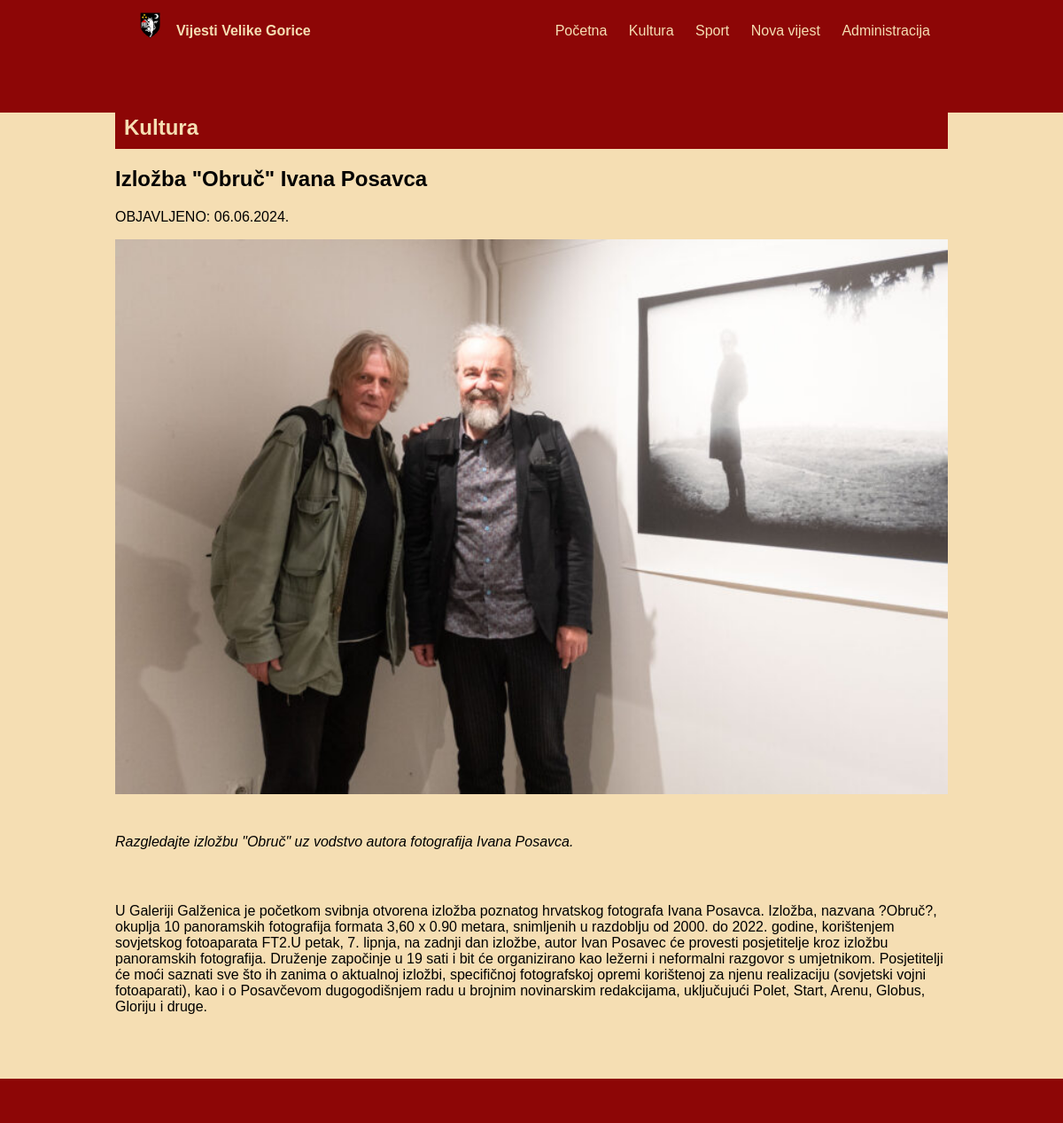
Screenshot of /clanak.php?id=26 with the database file from the repository.
### tables this page shows
CREATE TABLE `vijesti` (
  `id` int(11) NOT NULL,
  `datum` varchar(32) NOT NULL,
  `naslov` varchar(100) NOT NULL,
  `sazetak` text NOT NULL,
  `tekst` text NOT NULL,
  `slika` varchar(64) NOT NULL,
  `kategorija` varchar(64) NOT NULL,
  `arhiva` tinyint(1) NOT NULL
);

### clanak.php (the view, shortened to what this page needs)
<!DOCTYPE html>
<html lang="hr">
<head>
    <link rel="stylesheet" href="styles.css">
</head>
<body>
    <header>
        <div class="head_div">
            <div class="logo">
                <img src="img/logo.png">
                <p>Vijesti Velike Gorice</p>
            </div>
            <nav>
                <a href="index.php">Početna</a>
                <a href="kategorija.php?id=Kultura">Kultura</a>
                <a href="kategorija.php?id=Sport">Sport</a>
                <a href="login.php?id=unos">Nova vijest</a>
                <a href="login.php?id=administracija">Administracija</a>
            </nav>
        </div>
    </header>
    <?php
        include 'connect.php';
        if (isset($_GET['id'])) {
            $id = $_GET['id'];
            $query = "SELECT * FROM vijesti WHERE id = '$id'";
            $result = mysqli_query($dbc, $query);
            if ($result && mysqli_num_rows($result) > 0) {
                $row = mysqli_fetch_array($result);
            } else {
                echo "<p>Article not found.</p>";
                exit;
            }
        } else {
            echo "<p>No article ID provided.</p>";
            exit;
        }
    ?>
    <main>
        <section role="main">
            <div class="row">
                <h2 class="category"><?php
                echo "<span>".$row['kategorija']."</span>";
                ?></h2>
                <h1 class="title"><?php
                echo $row['naslov'];
                ?></h1>
                <p>OBJAVLJENO: <?php
                echo "<span>".$row['datum']."</span>";
                ?></p>
            </div>
            <section class="slika">
                <?php
                    echo '<img src="' . UPLPATH . $row['slika'] . '">';
                ?>
            </section>
            <section class="about">
                <p>
                <?php
                    echo "<i>".$row['sazetak']."</i>";
                ?>
                </p>
            </section>
            <section class="sadrzaj">
                <p>
                <?php
                echo $row['tekst'];
                ?>
                </p>
            </section>
        </section>
    </main>
    <footer></footer>
</body>
</html>

### styles.css (style rules this page uses)
body { font-family: Arial, sans-serif; margin: 0; padding: 0; background-color: wheat; display: flex; flex-direction: column; min-height: 100vh; }
header { background-color: #8d0606; position: fixed; top: 0; width: 100%; height: 10%; }
.head_div { display: flex; justify-content: space-between; align-items: center; padding: 10px 20px; margin-right: 10%; margin-left: 10%; color: wheat; }
.logo { font-weight: bold; display: flex; flex-direction: row; }
.logo { flex: 0 0 40%; }
header img { width: 16%; height: 16%; }
header nav a { text-decoration: none; color: wheat; margin: 0 10px; }
main { flex: 1; padding-left: 10px; padding-right: 10px; margin-right: 10%; margin-left: 10%; margin-top: 10%; }
section { margin-bottom: 3%; display: flex; flex-direction: column; }
section h2 { background-color: #8d0606; color: wheat; padding: 10px; margin: 0; }
footer { background-color: #8d0606; height: 50px; text-align: center; color: wheat; display: flex; justify-content: center; align-items: center; position: relative; width: 100%; bottom: 0; margin-top: auto; }

### rows the page displays
vijesti: kategorija "Kultura", naslov "Izložba \"Obruč\" Ivana Posavca", datum "06.06.2024.", slika (picture), sazetak "Razgledajte izložbu \"Obruč\" uz vodstvo autora fotografija Ivana Posavca.", tekst "U Galeriji Galženica je početkom svibnja otvorena izložba poznatog hrvatskog fotografa Ivana Posavca. Izložba, nazvana ?Obruč?, okuplja 10 panoramskih fotografija formata 3,60 x 0.90 metara, snimljenih u razdoblju od 2000. do 2022. godine, korištenjem sovjetskog fotoaparata FT2.U petak, 7. lipnja, na zadnji dan izložbe, autor Ivan Posavec će provesti posjetitelje kroz izložbu panoramskih fotografija. Druženje započinje u 19 sati i bit će organizirano kao ležerni i neformalni razgovor s umjetnikom. Posjetitelji će moći saznati sve što ih zanima o aktualnoj izložbi, specifičnoj fotografskoj opremi korištenoj za njenu realizaciju (sovjetski vojni fotoaparati), kao i o Posavčevom dugogodišnjem…"
